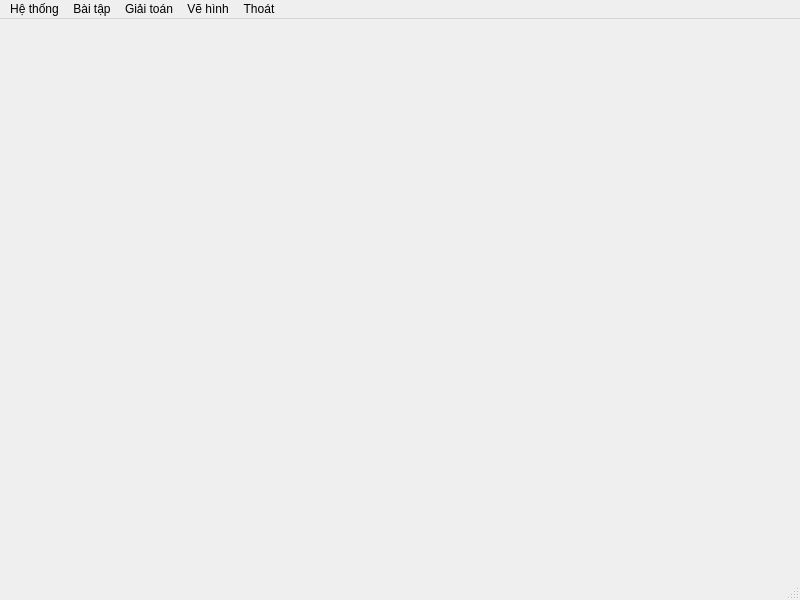
<?xml version="1.0" encoding="UTF-8"?>
<ui version="4.0">
 <class>MainWindow</class>
 <widget class="QMainWindow" name="MainWindow">
  <property name="geometry">
   <rect>
    <x>0</x>
    <y>0</y>
    <width>800</width>
    <height>600</height>
   </rect>
  </property>
  <property name="windowTitle">
   <string>Math Tools</string>
  </property>
  <widget class="QWidget" name="centralwidget"/>
  <widget class="QMenuBar" name="menubar">
   <property name="geometry">
    <rect>
     <x>0</x>
     <y>0</y>
     <width>800</width>
     <height>21</height>
    </rect>
   </property>
   <widget class="QMenu" name="menu_hethong">
    <property name="title">
     <string>Hệ thống</string>
    </property>
    <addaction name="action_gioithieu"/>
    <addaction name="action_banquyen"/>
    <addaction name="action_thoat"/>
   </widget>
   <widget class="QMenu" name="menu_bt">
    <property name="title">
     <string>Bài tập</string>
    </property>
    <widget class="QMenu" name="menu_bt_hhgt">
     <property name="title">
      <string>Hình học giải tích</string>
     </property>
     <widget class="QMenu" name="menu_bt_hhgt3">
      <property name="title">
       <string>Oxyz</string>
      </property>
      <addaction name="action_bt_hhgt3_ptmp"/>
      <addaction name="action_bt_hhgt3_ptdt"/>
      <addaction name="action_bt_hhgt3_ptmc"/>
     </widget>
     <addaction name="action_bt_hhgt2"/>
     <addaction name="menu_bt_hhgt3"/>
    </widget>
    <addaction name="action_bt_ds"/>
    <addaction name="action_bt_gt"/>
    <addaction name="action_bt_hh"/>
    <addaction name="menu_bt_hhgt"/>
   </widget>
   <widget class="QMenu" name="menu_gt">
    <property name="title">
     <string>Giải toán</string>
    </property>
    <widget class="QMenu" name="menu_gt_gt">
     <property name="title">
      <string>Giải tích</string>
     </property>
     <addaction name="action_gt_gt_dondieu"/>
     <addaction name="action_gt_gt_cuctri"/>
     <addaction name="action_gt_gt_tiemcan"/>
    </widget>
    <widget class="QMenu" name="menu_gt_hhgt">
     <property name="title">
      <string>Hình học giải tích</string>
     </property>
     <addaction name="action_gt_hhgt2"/>
     <addaction name="action_gt_hhgt3"/>
    </widget>
    <widget class="QMenu" name="menu_gt_ds">
     <property name="title">
      <string>Đại số</string>
     </property>
     <widget class="QMenu" name="menu_gt_ds_pt">
      <property name="title">
       <string>Phương trình</string>
      </property>
      <addaction name="action_gt_ds_pt_ptb2"/>
      <addaction name="action_gt_ds_pt_ptb3"/>
      <addaction name="action_gt_ds_pttphuong"/>
      <addaction name="action_gt_ds_pt_ptvoti"/>
      <addaction name="action_gt_ds_pt_tuyetdoi"/>
     </widget>
     <addaction name="menu_gt_ds_pt"/>
     <addaction name="action_gt_ds_bpt"/>
    </widget>
    <addaction name="menu_gt_ds"/>
    <addaction name="menu_gt_gt"/>
    <addaction name="action_gt_hh"/>
    <addaction name="menu_gt_hhgt"/>
   </widget>
   <widget class="QMenu" name="menu_vh">
    <property name="title">
     <string>Vẽ hình</string>
    </property>
    <widget class="QMenu" name="menu_vh_hh">
     <property name="title">
      <string>Hình học</string>
     </property>
     <addaction name="action_vh_hh2"/>
     <addaction name="action_vh_hh3"/>
    </widget>
    <widget class="QMenu" name="menu_vh_bbt">
     <property name="title">
      <string>Bảng biến thiên</string>
     </property>
     <addaction name="action_vh_bbt_b1"/>
     <addaction name="action_vh_bbt_b2"/>
     <addaction name="action_vh_bbt_b3"/>
     <addaction name="action_vh_bbt_trungphuong"/>
     <addaction name="action_vh_bbt_b11"/>
     <addaction name="action_vh_bbt_b21"/>
     <addaction name="action_vh_bbt_lg"/>
     <addaction name="action_vh_bbt_tuyetdoi"/>
    </widget>
    <widget class="QMenu" name="menu_vh_dths">
     <property name="title">
      <string>Đồ thị hàm số</string>
     </property>
     <addaction name="action_vh_dths_b1"/>
     <addaction name="action_vh_dths_b2"/>
     <addaction name="action_vh_dths_b3"/>
     <addaction name="action_vh_dths_trungphuong"/>
     <addaction name="action_vh_dths_b11"/>
     <addaction name="action_vh_dths_b21"/>
     <addaction name="action_vh_dths_lg"/>
     <addaction name="action_vh_dths_tuyetdoi"/>
    </widget>
    <addaction name="menu_vh_hh"/>
    <addaction name="menu_vh_dths"/>
    <addaction name="menu_vh_bbt"/>
   </widget>
   <widget class="QMenu" name="menu_thoat">
    <property name="title">
     <string>Thoát</string>
    </property>
   </widget>
   <addaction name="menu_hethong"/>
   <addaction name="menu_bt"/>
   <addaction name="menu_gt"/>
   <addaction name="menu_vh"/>
   <addaction name="menu_thoat"/>
  </widget>
  <widget class="QStatusBar" name="statusbar"/>
  <action name="action_gioithieu">
   <property name="text">
    <string>Giới thiệu</string>
   </property>
  </action>
  <action name="action_banquyen">
   <property name="text">
    <string>Bản quyền</string>
   </property>
  </action>
  <action name="action_thoat">
   <property name="text">
    <string>Thoát</string>
   </property>
  </action>
  <action name="action_bt_ds">
   <property name="text">
    <string>Đại số</string>
   </property>
  </action>
  <action name="action_bt_gt">
   <property name="text">
    <string>Giải tích</string>
   </property>
  </action>
  <action name="action_bt_hh">
   <property name="text">
    <string>Hình học</string>
   </property>
  </action>
  <action name="action_gt_hh">
   <property name="text">
    <string>Hình học</string>
   </property>
  </action>
  <action name="action_vh_hh2">
   <property name="text">
    <string>Hình học phẳng</string>
   </property>
  </action>
  <action name="action_vh_hh3">
   <property name="text">
    <string>Hình học không gian</string>
   </property>
  </action>
  <action name="action_gt_gt_dondieu">
   <property name="text">
    <string>Tính đơn điệu</string>
   </property>
  </action>
  <action name="action_gt_gt_cuctri">
   <property name="text">
    <string>Cực trị</string>
   </property>
  </action>
  <action name="action_gt_gt_tiemcan">
   <property name="text">
    <string>Đường tiệm cận</string>
   </property>
  </action>
  <action name="action_gt_hhgt3_ptmp">
   <property name="text">
    <string>Phương trình mặt phẳng</string>
   </property>
  </action>
  <action name="action_gt_hhgt3_ptdt">
   <property name="text">
    <string>Phương trình đường thẳng</string>
   </property>
  </action>
  <action name="action_gt_hhgt3_ptmc">
   <property name="text">
    <string>Phương trình mặt cầu</string>
   </property>
  </action>
  <action name="action_bt_hhgt2">
   <property name="text">
    <string>Oxy</string>
   </property>
  </action>
  <action name="actionPh_ng_tr_nh_m_t_c_u_2">
   <property name="text">
    <string>Phương trình mặt cầu</string>
   </property>
  </action>
  <action name="action_bt_hhgt3_ptmp">
   <property name="text">
    <string>Phương trình mặt phẳng</string>
   </property>
  </action>
  <action name="action_bt_hhgt3_ptdt">
   <property name="text">
    <string>Phương trình đường thẳng</string>
   </property>
  </action>
  <action name="action_bt_hhgt3_ptmc">
   <property name="text">
    <string>Phương trình mặt cầu</string>
   </property>
  </action>
  <action name="action_gt_hhgt2">
   <property name="text">
    <string>Oxy</string>
   </property>
  </action>
  <action name="action_gt_hhgt3">
   <property name="text">
    <string>Oxyz</string>
   </property>
  </action>
  <action name="action_gt_ds_bpt">
   <property name="text">
    <string>Bất phương trình</string>
   </property>
  </action>
  <action name="action_gt_ds_pt_ptb2">
   <property name="text">
    <string>PT bậc 2</string>
   </property>
  </action>
  <action name="action_gt_ds_pt_ptb3">
   <property name="text">
    <string>PT bậc 3</string>
   </property>
  </action>
  <action name="action_gt_ds_pttphuong">
   <property name="text">
    <string>PT trùng phương</string>
   </property>
  </action>
  <action name="action_gt_ds_pt_ptvoti">
   <property name="text">
    <string>PT vô tỉ</string>
   </property>
  </action>
  <action name="action_gt_ds_pt_tuyetdoi">
   <property name="text">
    <string>PT chứa trị tuyệt đối</string>
   </property>
  </action>
  <action name="action_vh_bbt_b1">
   <property name="text">
    <string>Hàm số bậc nhất</string>
   </property>
  </action>
  <action name="action_vh_bbt_b2">
   <property name="text">
    <string>Hàm số bậc 2</string>
   </property>
  </action>
  <action name="action_vh_bbt_b3">
   <property name="text">
    <string>Hàm số bậc 3</string>
   </property>
  </action>
  <action name="action_vh_bbt_trungphuong">
   <property name="text">
    <string>Hàm số trùng phương</string>
   </property>
  </action>
  <action name="action_vh_bbt_b11">
   <property name="text">
    <string>Hàm số bậc 1/1</string>
   </property>
  </action>
  <action name="action_vh_bbt_b21">
   <property name="text">
    <string>Hàm số bậc 2/1</string>
   </property>
  </action>
  <action name="action_vh_bbt_lg">
   <property name="text">
    <string>Hàm số lượng giác</string>
   </property>
  </action>
  <action name="action_vh_dths_b1">
   <property name="text">
    <string>Hàm số bậc nhất</string>
   </property>
  </action>
  <action name="action_vh_dths_b2">
   <property name="text">
    <string>Hàm số bậc 2</string>
   </property>
  </action>
  <action name="action_vh_dths_b3">
   <property name="text">
    <string>Hàm số bậc 3</string>
   </property>
  </action>
  <action name="action_vh_dths_trungphuong">
   <property name="text">
    <string>Hàm số trùng phương</string>
   </property>
  </action>
  <action name="action_vh_dths_b11">
   <property name="text">
    <string>Hàm số bậc 1/1</string>
   </property>
  </action>
  <action name="action_vh_dths_b21">
   <property name="text">
    <string>Hàm số bậc 2/1</string>
   </property>
  </action>
  <action name="action_vh_dths_lg">
   <property name="text">
    <string>Hàm số lượng giác</string>
   </property>
  </action>
  <action name="action_vh_dths_tuyetdoi">
   <property name="text">
    <string>Hàm số chứa trị tuyệt đối</string>
   </property>
  </action>
  <action name="action_vh_bbt_tuyetdoi">
   <property name="text">
    <string>Hàm số chứa trị tuyệt đối</string>
   </property>
  </action>
 </widget>
 <resources/>
 <connections/>
</ui>
